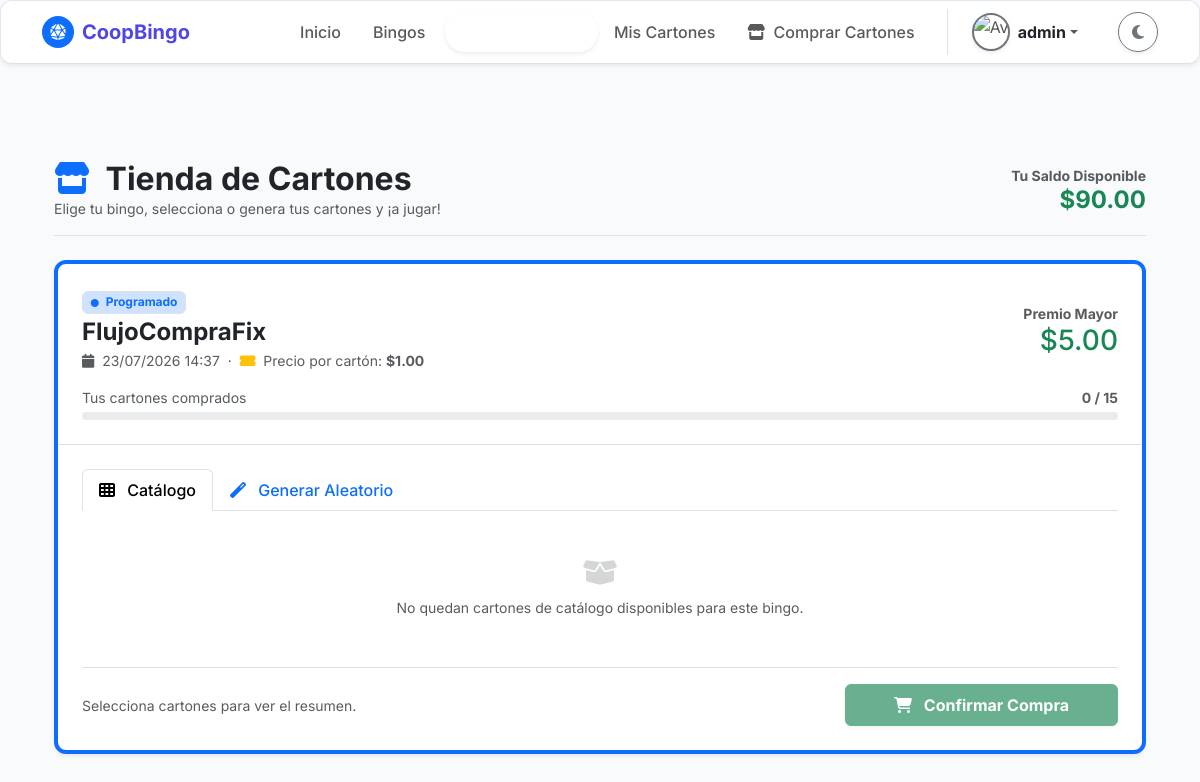
/venta-cartones/ (signed in), run on an earlier commit of the app's database.
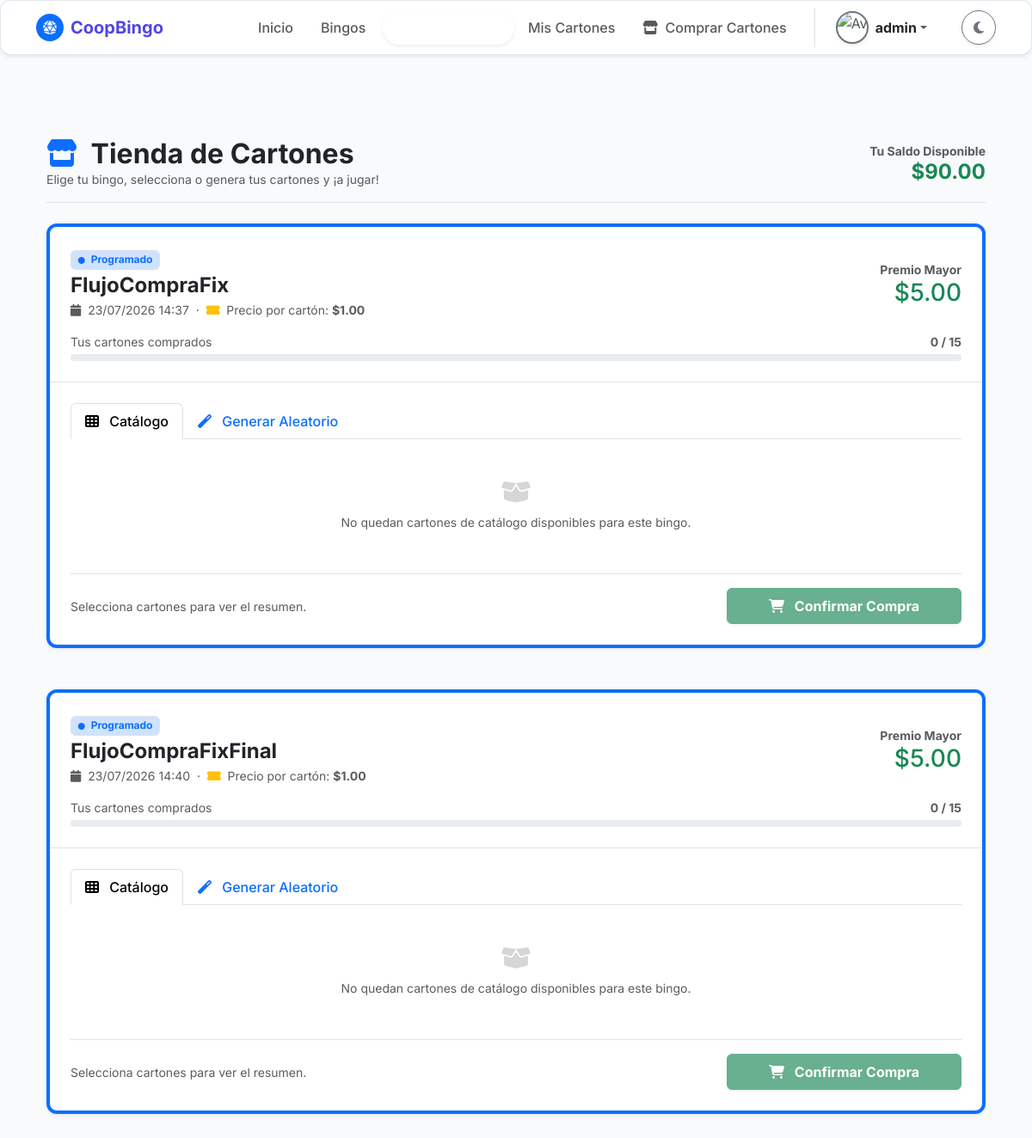
And on a later commit of the database.
### bingo/models.py (models this page shows, shortened)
class Bingo(models.Model):
    TIPO_BINGO_CHOICES = [
        ('Virtual', 'Virtual'),
        ('Presencial', 'Presencial'),
    ]
    ESTADO_BINGO_CHOICES = [
        ('Programado', 'Programado'),
        ('En Curso', 'En Curso'),
        ('Finalizado', 'Finalizado'),
        ('Cancelado', 'Cancelado'),
    ]
    idbingo = models.AutoField(primary_key=True)
    titulobingo = models.CharField(
        max_length=150,
        verbose_name="Título del Bingo"
    )
    fechaprogramadabingo = models.DateTimeField(
        verbose_name="Fecha y Hora del Evento"
    )
    tipobingo = models.CharField(
        max_length=20,
        choices=TIPO_BINGO_CHOICES,
        verbose_name="Tipo de Bingo"
    )
    lugarbingo = models.CharField(
        max_length=255,
        null=True,
        blank=True,
        verbose_name="Lugar (si es presencial)"
    )
    urlsesionbingo = models.CharField(
        max_length=255,
        null=True,
        blank=True,
        verbose_name="Link de la sesión (si es virtual)"
    )
    preciocarton = models.DecimalField(
        max_digits=10,
        decimal_places=2,
        validators=[MinValueValidator(Decimal('0.01'))],
        verbose_name="Precio del Cartón"
    )
    premiomayor = models.DecimalField(
        max_digits=10,
        decimal_places=2,
        verbose_name="Monto del Premio Mayor"
    )
    descripcionpremiomayor = models.CharField(
        max_length=100,
        verbose_name="¿Qué es el premio mayor?"
    )
    estadobingo = models.CharField(
        max_length=20,
        choices=ESTADO_BINGO_CHOICES,
        default='Programado',
        verbose_name="Estado del Bingo"
    )
    rutaimagenpremiomayor = models.ImageField(
        upload_to='bingo/imagen_premio_mayor/',
        max_length=300,
        null=True,
        blank=True,
        verbose_name="Imagen del Premio"
    )
    urlvideopromocional = models.FileField(
        upload_to='bingo/video_promocional/',
        max_length=300,
        null=True,
        blank=True,
        verbose_name="Video Promocional"
    )
    descripcionpremios = models.TextField(
        max_length=500,
        null=True,
        blank=True,
        verbose_name="Descripción de otros premios"
    )
    idunidadmonetaria = models.ForeignKey(
        'UnidadMonetaria',
        on_delete=models.PROTECT,
        db_column='idunidadmonetaria',
        null=True,
        blank=True,
        verbose_name='Unidad Monetaria'
    )
    class Meta:
        db_table = 'Bingo'
        verbose_name = 'Bingo'
        verbose_name_plural = 'Bingos'

class UnidadMonetaria(models.Model):
    idunidad = models.AutoField(primary_key=True)
    nombre = models.CharField(max_length=50, unique=True)
    simbolo = models.CharField(max_length=10, null=True, blank=True)
    @property
    def idunidadmonetaria(self):
        return self.idunidad
    @property
    def nombreunidadmonetaria(self):
        return self.nombre
    @property
    def nombremoneda(self):
        return self.nombre
    @property
    def simbolomoneda(self):
        return self.simbolo or ''
    @property
    def tipomoneda(self):
        return getattr(self, '_tipomoneda', 'Efectivo')
    @property
    def tasaconversionmoneda(self):
        return getattr(self, '_tasaconversionmoneda', Decimal('1.00'))
    @property
    def estadomoneda(self):
        return getattr(self, '_estadomoneda', True)
    class Meta:
        db_table = 'UnidadMonetaria'
        verbose_name = 'Unidad Monetaria'
        verbose_name_plural = 'Unidades Monetarias'

### bingo/views.py (the view, shortened to what this page needs)
# urls.py: path('venta-cartones/', views.venta_cartones, name='venta_cartones'),
@login_required
def venta_cartones(request):
    jugador = obtener_jugador_request(request)
    if not jugador:
        messages.warning(
            request, "Debes activar tu perfil de juego para entrar a la tienda.")
        return redirect('registro_jugador')
    if jugador.estadocuentajugador != 'Activo':
        messages.error(
            request, "Tu cuenta de jugador se encuentra suspendida o inactiva. No puedes realizar compras.")
        return redirect('inicio')
    bingos_disponibles = Bingo.objects.exclude(estadobingo__in=[
                                               'Finalizado', 'Cancelado']).filter(partidabingo__isnull=False).distinct()
    bingos_data = []
    for b in bingos_disponibles:
        partidas_bingo = PartidaBingo.objects.filter(idbingo=b)
        if not partidas_bingo.exists() or partidas_bingo.exclude(estadopartida='Programada').exists():
            continue
        comprados = CartonPartidaBingo.objects.filter(
            idjugador=jugador, idpartida__idbingo=b).values('idcarton').distinct().count()
        porcentaje_barra = min(int((comprados / 15) * 100), 100)
        usados_ids = CartonPartidaBingo.objects.filter(
            idpartida__idbingo=b).values_list('idcarton', flat=True)
        catalogo = Carton.objects.filter(
            esmaestro=True).exclude(idcarton__in=usados_ids)[:12]
        bingos_data.append({'bingo': b, 'comprados': comprados,
                           'porcentaje': porcentaje_barra, 'catalogo': catalogo})
    contexto = {'jugador': jugador, 'bingos_data': bingos_data}
    return render(request, 'negocio/venta_cartones.html', contexto)

### bingo/views.py (called while the page is built, shortened)
def obtener_socio_usuario(user):
    if not user:
        return None
    socio = Socio.objects.filter(cisocio=user.username).first()
    if socio:
        return socio
    jugador_por_user = Jugador.objects.filter(
        Q(cedulaidentidadjugador=user.username)
        | Q(aliasjugador=user.username)
        | Q(correojugador__iexact=(user.email or ''))
    ).select_related('idsocio').order_by('-idjugador').first()
    if jugador_por_user and jugador_por_user.idsocio:
        return jugador_por_user.idsocio
    return None

def obtener_jugador_usuario(user):
    if not user:
        return None
    socio = obtener_socio_usuario(user)
    filtros = Q(cedulaidentidadjugador=user.username) | Q(
        aliasjugador=user.username)
    if getattr(user, 'email', None):
        filtros |= Q(correojugador__iexact=user.email)
    if socio:
        filtros |= Q(idsocio=socio)
    jugador = Jugador.objects.filter(filtros).order_by('-idjugador').first()
    return jugador

### bingo/templates/negocio/venta_cartones.html (shortened to what the changed rows need)
{% extends 'comunes/base.html' %}
{% load static %}
{% block extra_css %}
<link rel="stylesheet" href="{% static 'css/carton_bingo.css' %}">
{% endblock %}
{% block content %}
<div class="container py-5">
    <div class="d-flex align-items-center justify-content-between mb-4 border-bottom pb-3">
        <div>
            <h2 class="fw-bold mb-0 text-body"><i class="fas fa-store text-primary me-2" aria-hidden="true"></i> Tienda de Cartones</h2>
        </div>
    </div>
    {% for item in bingos_data %}
    {% with bingo=item.bingo %}
    <div class="card-minimalista shadow-sm mb-5 border-top border-primary border-4">
        <div class="p-4 border-bottom">
            <div class="d-flex flex-column flex-md-row justify-content-between align-items-md-center gap-3">
                <div>
                    <span class="badge bg-primary-subtle text-primary border mb-1">
                        <i class="fas fa-circle me-1" style="font-size:0.5rem;" aria-hidden="true"></i> {{ bingo.estadobingo }}
                    </span>
                    <h4 class="fw-bold text-body mb-1">{{ bingo.titulobingo }}</h4>
                    <p class="text-muted small mb-0">
                        <i class="fas fa-calendar me-1" aria-hidden="true"></i> {{ bingo.fechaprogramadabingo|date:"d/m/Y H:i" }}
                        &nbsp;·&nbsp;
                        <i class="fas fa-ticket-alt text-warning me-1" aria-hidden="true"></i>
                        Precio por cartón: <strong>{{ bingo.idunidadmonetaria.simbolomoneda }}{{ bingo.preciocarton }}</strong>
                    </p>
                </div>
                <div class="text-center text-md-end">
                    <span class="d-block small text-muted fw-bold">Premio Mayor</span>
                    <h3 class="text-success fw-black mb-0">{{ bingo.idunidadmonetaria.simbolomoneda }}{{ bingo.premiomayor }}</h3>
                </div>
            </div>
            <div class="mt-3">
                <div class="d-flex justify-content-between small text-muted mb-1">
                    <span>Tus cartones comprados</span>
                    <span class="fw-bold">{{ item.comprados }} / 15</span>
                </div>
                <div class="progress rounded-pill" style="height: 8px;"
                     role="progressbar"
                     aria-label="Cartones comprados {{ item.comprados }} de 15"
                     aria-valuemin="0" aria-valuemax="100"
                     data-porcentaje="{{ item.porcentaje }}">
                </div>
            </div>
        </div>
        <form method="post" action="{% url 'venta_cartones' %}" id="form-compra-{{ bingo.idbingo }}">
            <div class="p-4">
                <div class="nav nav-tabs mb-4" role="tablist" aria-label="Modos de selección de cartones">
                    <div class="nav-item">
                        <button class="nav-link active fw-medium" type="button"
                                data-bs-toggle="tab" data-bs-target="#catalogo-{{ bingo.idbingo }}"
                                role="tab" id="tab-catalogo-{{ bingo.idbingo }}"
                                aria-selected="true">
                            <i class="fas fa-th me-2" aria-hidden="true"></i> Catálogo
                        </button>
                    </div>
                    <div class="nav-item">
                        <button class="nav-link fw-medium" type="button"
                                data-bs-toggle="tab" data-bs-target="#generar-{{ bingo.idbingo }}"
                                role="tab" id="tab-generar-{{ bingo.idbingo }}"
                                aria-selected="false">
                            <i class="fas fa-magic me-2" aria-hidden="true"></i> Generar Aleatorio
                        </button>
                    </div>
                </div>
                <div class="tab-content">
                    <div class="tab-pane fade show active" id="catalogo-{{ bingo.idbingo }}" role="tabpanel">
                        {% if item.catalogo %}
                        <p class="text-muted small mb-3">Selecciona uno o varios cartones del inventario disponible. Se resaltan al hacer clic.</p>
                        <div class="row g-3">
                            {% for carton in item.catalogo %}
                            <div class="col-6 col-md-4 col-lg-3 col-xl-2">
                                <label class="carton-selector w-100 h-100 d-block" style="cursor:pointer;">
                                    <input type="checkbox" name="cartones_catalogo" value="{{ carton.idcarton }}"
                                           class="d-none carton-check-{{ bingo.idbingo }}" aria-label="Cartón {{ carton.codigocarton }}">
                                    <div class="bg-white p-2 rounded-3 border border-2 border-secondary-subtle text-center h-100 carton-card-preview transition-all"
                                         style="border-radius: 10px !important;">
                                        <span class="badge bg-dark font-monospace mb-2 d-block" style="font-size:0.7rem;">{{ carton.codigocarton }}</span>
                                        <div class="d-grid gap-1 mb-1" style="grid-template-columns: repeat(5, 1fr);">
                                            <div class="fw-black text-primary" style="font-size:0.65rem;">B</div>
                                            <div class="fw-black text-danger" style="font-size:0.65rem;">I</div>
                                            <div class="fw-black text-secondary" style="font-size:0.65rem;">N</div>
                                            <div class="fw-black text-success" style="font-size:0.65rem;">G</div>
                                            <div class="fw-black text-warning" style="font-size:0.65rem;">O</div>
                                        </div>
                                        <div class="d-grid gap-1 text-center" style="grid-template-columns: repeat(5, 1fr); font-size: 0.6rem;">
                                            {% with m=carton.matriznumeros %}
                                            {% for i in "01234" %}
                                            {% endfor %}
                                            {% endwith %}
                                            <span class="text-muted">···</span>
                                        </div>
                                        <div class="mt-2 check-icon text-success" style="display:none; font-size:1.2rem;">
                                            <i class="fas fa-check-circle" aria-hidden="true"></i>
                                        </div>
                                    </div>
                                </label>
                            </div>
                            {% endfor %}
                        </div>
                        {% else %}
                        <div class="text-center py-4 text-muted">
                            <i class="fas fa-box-open fs-3 mb-2 d-block opacity-25" aria-hidden="true"></i>
                            <small>No quedan cartones de catálogo disponibles para este bingo.</small>
                        </div>
                        {% endif %}
                    </div>
                </div>
                <div class="mt-4 pt-3 border-top d-flex flex-column flex-md-row justify-content-between align-items-md-center gap-3">
                    <div id="resumen-{{ bingo.idbingo }}" class="text-muted small">
                        Selecciona cartones para ver el resumen.
                    </div>
                    <button type="submit" class="btn btn-success fw-bold px-5 py-2 shadow-sm" id="btn-comprar-{{ bingo.idbingo }}" disabled>
                        <i class="fas fa-shopping-cart me-2" aria-hidden="true"></i> Confirmar Compra
                    </button>
                </div>
            </div>
        </form>
    </div>
    {% endwith %}
    {% endfor %}
</div>
{% endblock %}

What changed in the data, as far as the page shows it:
added Bingo: bingo.estadobingo "Programado", bingo.titulobingo "FlujoCompraFixFinal", bingo.fechaprogramadabingo "23/07/2026 14:40", bingo.idunidadmonetaria.simbolomoneda "$", bingo.preciocarton "1.00", bingo.premiomayor "5.00", comprados "0"
